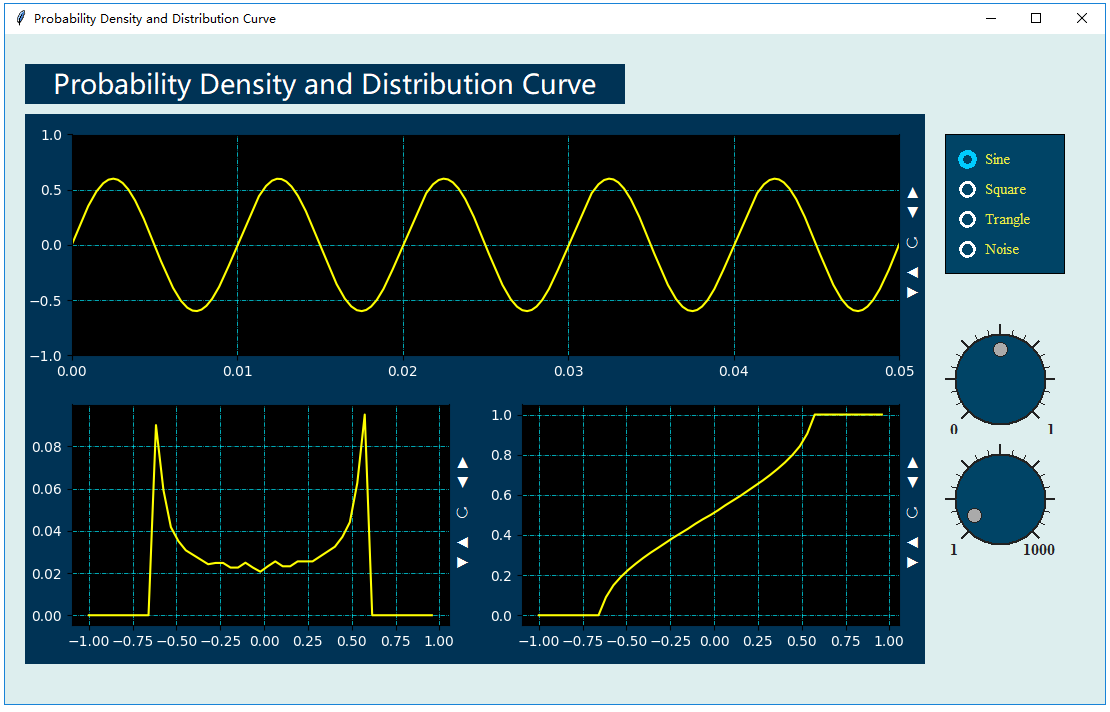

The script that drew this image:
#===This Frame is generated by DRPython ===============================
import sys
import os
import drvi.drviAppendPath as mPath
mPath.appendPythonPath()
#=================================================

import tkinter as tk
import tkinter.messagebox as msgbox
from tkinter import filedialog
import numpy as np
from scipy.fftpack import fft,ifft
import matplotlib.pyplot as plt
import numpy as np
import drvi.drviDSP as dsp
import drvi.drviControlls as dr

#=========================================

def setValue2D(t,x):
 Fs=1/(t[1]-t[0]);
 N=len(x)
 mPlotWave.setValue2D(t,x)
 M=48
 abin=np.linspace(-1,1,num=M)
 [mHist,bins]=np.histogram(x,bins=abin)
 mPdf=mHist/N
 mPlotPDF.setValue2D(abin[0:M-1],mPdf)
 mCdf=np.cumsum(mPdf)
 mPlotCDF.setValue2D(abin[0:M-1],mCdf)
 return 1 
 
#==Main Window=====================
win= tk.Tk()
sWOld=1920
sHOld=1080
sWidth=win.winfo_screenwidth()
sHeight=win.winfo_screenheight()
wRate=sWidth/sWOld
hRate=sHeight/sHOld
winWidth=int(1100*wRate)
winHeight=int(670*hRate)
x=(sWidth-winWidth)/2;
y=(win.winfo_screenheight()-winHeight)/2
win.geometry("%dx%d+%d+%d" %(winWidth,winHeight,x,y))
win.config(bg="#ddeeee")
win.wm_title('Probability Density and Distribution Curve')


#==Layout of controls=====================
mLab1=dr.DRLabelX(win,20*wRate,30*hRate,600*wRate,40*hRate,'#003355','#ffffff','Probability Density and Distribution Curve',20)
mPlotWave=dr.DRPlotX(win,20*wRate,80*hRate,900*wRate,280*hRate,'','#003355','#000000','#ffffff','#00eeff','#ffff00',0,0.05,-1,1,0,0)
mPlotPDF=dr.DRPlotX(win,20*wRate,350*hRate,450*wRate,280*hRate,'','#003355','#000000','#ffffff','#00eeff','#ffff00',0,0,0,0,0,0)
mPlotCDF=dr.DRPlotX(win,470*wRate,350*hRate,450*wRate,280*hRate,'','#003355','#000000','#ffffff','#00eeff','#ffff00',0,0,0,0,0,0)

mVButType=dr.DRRadioButX(win,940*wRate,100*hRate,120*wRate,140*hRate,'#004466','#000000','#ffffff','#00ccff','#eeee44','Sine,Square,Trangle,Noise',11,4,0)
mKnobA=dr.DRKnob(win,930*wRate,280*hRate,130*wRate,130*hRate,'#004466','#222222','#aaaaaa','0,1',0,1,0.5)
mKnobFre=dr.DRKnob(win,930*wRate,400*hRate,130*wRate,130*hRate,'#004466','#222222','#aaaaaa','1,1000',1,1000,50)

mType=0; Fs=44100; N=8192; A=0.6; Fre=100; Pha=0
mSignal=dsp.DRGenerator(mType,Fs,N,A,Fre,Pha)

#==DataStream Binding=====================
mSignal.addCallBackValue2D(setValue2D)
mVButType.addCallBackSingle(mSignal.setSignalType)
mKnobA.addCallBackSingle(mSignal.setSignalAmp)
mKnobFre.addCallBackSingle(mSignal.setSignalFre) 
    
#==Main Loop=====================
win.mainloop()

#==End of APPp=====================
